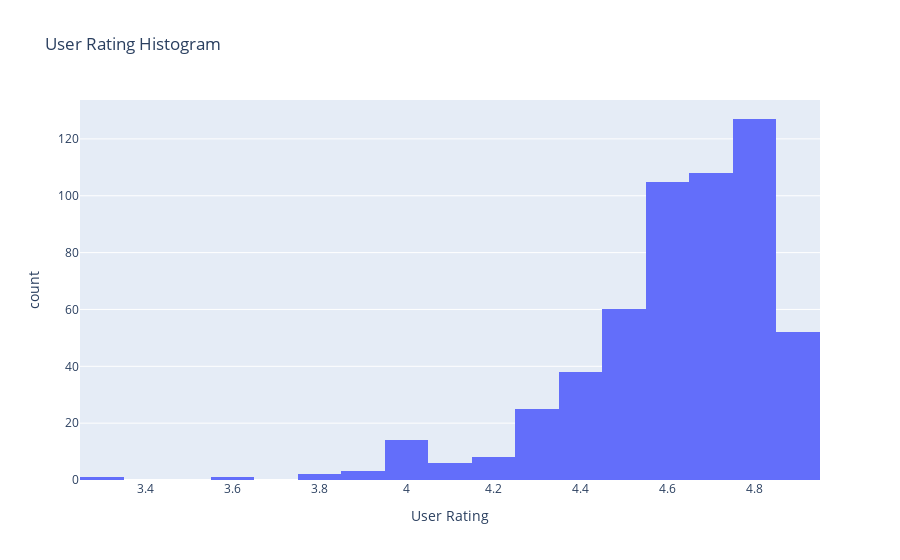

Notebook code cell kept with this figure:
### Markdown cell above
How popular is the book?

User ratings:-

### Code cell
fig = px.histogram(dataFrame, x="User Rating",labels={'':'The Number of Books'},title="User Rating Histogram")
fig.show()

### Figure 1 — Plotly figure (JSON) as saved in the notebook; plotly's stock layout.template omitted (floating-point values rounded to 4 significant figures; data arrays with more than 128 entries replaced by an {"elided": "..."} marker saying what was removed)
{"data": [{"alignmentgroup": "True", "bingroup": "x", "hovertemplate": "User Rating=%{x}<br>count=%{y}<extra></extra>", "legendgroup": "", "marker": {"color": "#636efa", "pattern": {"shape": ""}}, "name": "", "offsetgroup": "", "orientation": "v", "showlegend": false, "type": "histogram", "x": {"elided": "550 float values"}, "xaxis": "x", "yaxis": "y"}], "layout": {"autosize": true, "barmode": "relative", "legend": {"tracegroupgap": 0}, "title": {"text": "User Rating Histogram"}, "xaxis": {"anchor": "y", "autorange": true, "domain": [0, 1], "range": [3.25, 4.95], "title": {"text": "User Rating"}, "type": "linear"}, "yaxis": {"anchor": "x", "autorange": true, "domain": [0, 1], "range": [0, 133.7], "title": {"text": "count"}}}}
